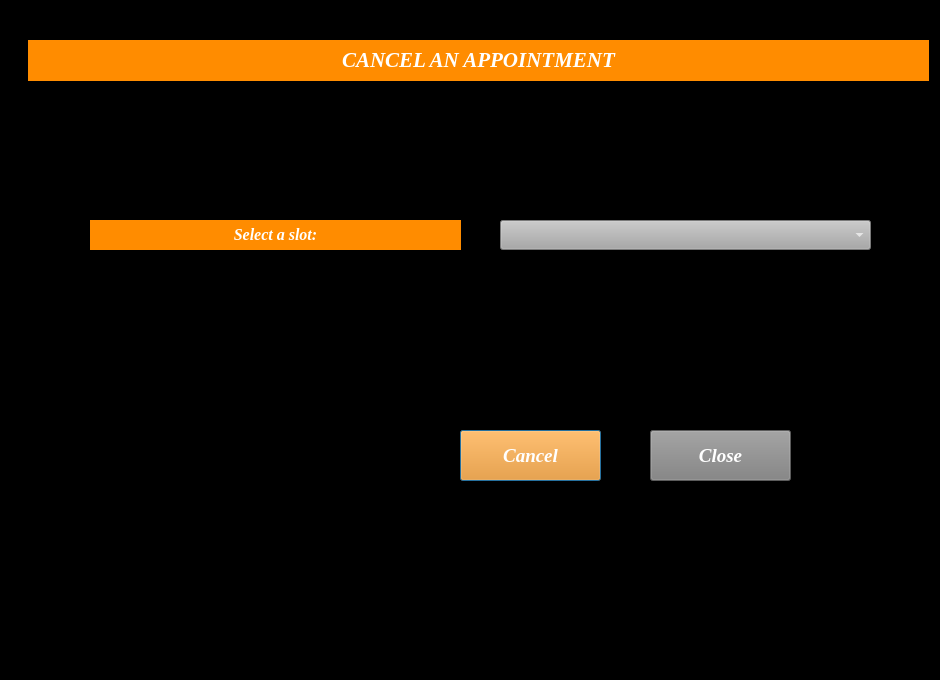
<?xml version="1.0" encoding="UTF-8"?>
<ui version="4.0">
 <class>CancelAppointmentDialog</class>
 <widget class="QDialog" name="CancelAppointmentDialog">
  <property name="geometry">
   <rect>
    <x>0</x>
    <y>0</y>
    <width>940</width>
    <height>680</height>
   </rect>
  </property>
  <property name="windowTitle">
   <string>Dialog</string>
  </property>
  <property name="styleSheet">
   <string notr="true">background-color: black;
</string>
  </property>
  <widget class="QWidget" name="widget" native="true">
   <property name="geometry">
    <rect>
     <x>20</x>
     <y>10</y>
     <width>911</width>
     <height>661</height>
    </rect>
   </property>
   <widget class="QLabel" name="labeltext">
    <property name="geometry">
     <rect>
      <x>8</x>
      <y>30</y>
      <width>901</width>
      <height>41</height>
     </rect>
    </property>
    <property name="font">
     <font>
      <family>Times New Roman</family>
      <pointsize>16</pointsize>
      <italic>true</italic>
      <bold>true</bold>
     </font>
    </property>
    <property name="styleSheet">
     <string notr="true">color: white;
background-color: darkOrange;
</string>
    </property>
    <property name="text">
     <string>&lt;html&gt;&lt;head/&gt;&lt;body&gt;&lt;p align=&quot;center&quot;&gt;CANCEL AN APPOINTMENT&lt;/p&gt;&lt;/body&gt;&lt;/html&gt;</string>
    </property>
   </widget>
   <widget class="QLabel" name="labelSelectSlot">
    <property name="geometry">
     <rect>
      <x>70</x>
      <y>210</y>
      <width>371</width>
      <height>30</height>
     </rect>
    </property>
    <property name="font">
     <font>
      <family>Times New Roman</family>
      <pointsize>12</pointsize>
      <italic>true</italic>
      <bold>true</bold>
     </font>
    </property>
    <property name="styleSheet">
     <string notr="true">color: white;
background-color: darkOrange;
</string>
    </property>
    <property name="text">
     <string>&lt;html&gt;&lt;head/&gt;&lt;body&gt;&lt;p align=&quot;center&quot;&gt;Select a slot:&lt;/p&gt;&lt;/body&gt;&lt;/html&gt;</string>
    </property>
   </widget>
   <widget class="QComboBox" name="comboBoxAvailableSlots">
    <property name="geometry">
     <rect>
      <x>480</x>
      <y>210</y>
      <width>371</width>
      <height>30</height>
     </rect>
    </property>
    <property name="font">
     <font>
      <family>Times New Roman</family>
      <pointsize>12</pointsize>
      <italic>true</italic>
      <bold>true</bold>
     </font>
    </property>
    <property name="styleSheet">
     <string notr="true">color: white;
background-color: darkgrey;
</string>
    </property>
   </widget>
   <widget class="QPushButton" name="buttonCancel">
    <property name="geometry">
     <rect>
      <x>440</x>
      <y>420</y>
      <width>141</width>
      <height>51</height>
     </rect>
    </property>
    <property name="font">
     <font>
      <family>Times New Roman</family>
      <pointsize>14</pointsize>
      <italic>true</italic>
      <bold>true</bold>
     </font>
    </property>
    <property name="styleSheet">
     <string notr="true">color: white;
background-color: darkOrange;
</string>
    </property>
    <property name="text">
     <string>Cancel</string>
    </property>
   </widget>
   <widget class="QPushButton" name="buttonClose">
    <property name="geometry">
     <rect>
      <x>630</x>
      <y>420</y>
      <width>141</width>
      <height>51</height>
     </rect>
    </property>
    <property name="font">
     <font>
      <family>Times New Roman</family>
      <pointsize>14</pointsize>
      <italic>true</italic>
      <bold>true</bold>
     </font>
    </property>
    <property name="styleSheet">
     <string notr="true">color: white;
background-color: grey;
</string>
    </property>
    <property name="text">
     <string>Close</string>
    </property>
   </widget>
  </widget>
 </widget>
 <resources/>
 <connections/>
</ui>
